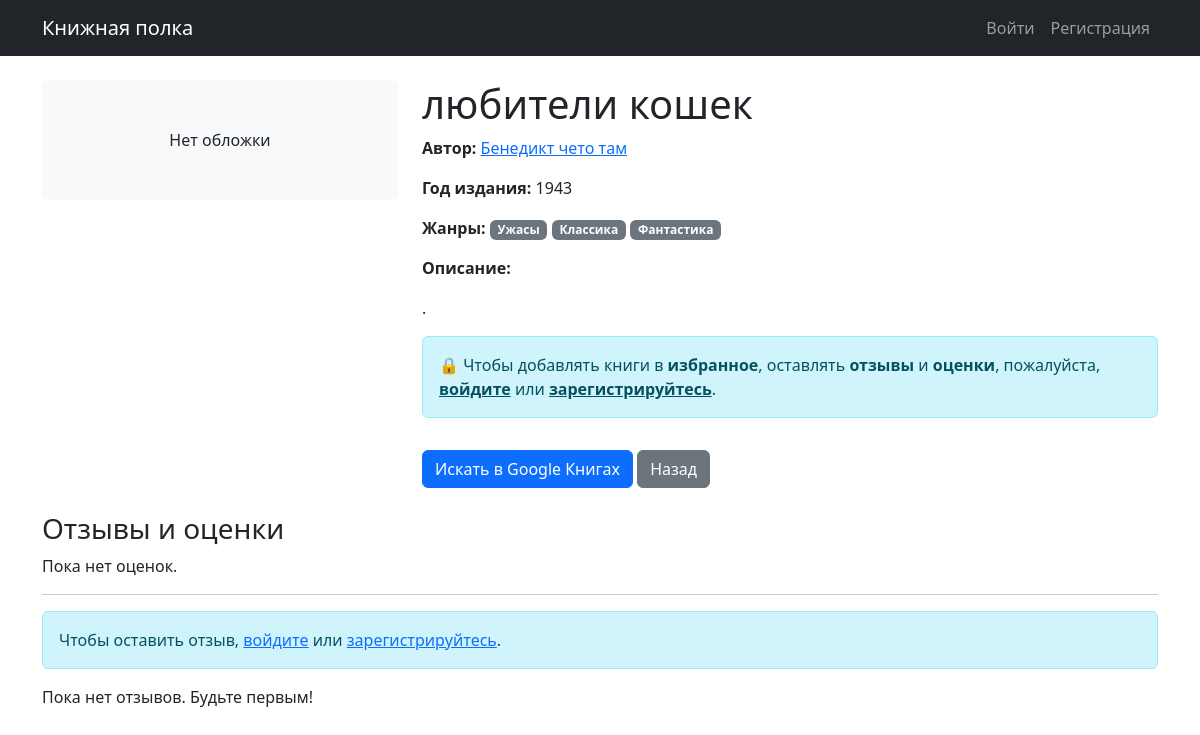
Page /book/13/ on the committed database.
### books/models.py (models this page shows, shortened)
class Book(models.Model):
    title = models.CharField(max_length=200)
    author = models.ForeignKey(Author, on_delete=models.CASCADE, related_name='books')
    genres = models.ManyToManyField(Genre, related_name='books')
    description = models.TextField()
    publication_year = models.IntegerField(null=True, blank=True)
    cover = models.ImageField(upload_to='covers/', blank=True, null=True)
    added_at = models.DateTimeField(auto_now_add=True)
    read_link = models.URLField(max_length=500, blank=True, null=True)  # если добавили ранее
    def get_google_books_search_url(self):
        query = f"{self.title} {self.author.name}"
        encoded_query = quote_plus(query)
        return settings.EXTERNAL_BOOK_SEARCH_URL + encoded_query

class Author(models.Model):
    name = models.CharField(max_length=100)
    bio = models.TextField(blank=True)
    birth_date = models.DateField(null=True, blank=True)

class Genre(models.Model):
    name = models.CharField(max_length=50, unique=True)

### books/views.py (the view)
# urls.py: path('book/<int:pk>/', views.BookDetailView.as_view(), name='book_detail'),
class BookDetailView(DetailView):
    model = Book
    template_name = 'books/book_detail.html'
    context_object_name = 'book'
    def get_context_data(self, **kwargs):
        context = super().get_context_data(**kwargs)
        user = self.request.user
        if user.is_authenticated:
            relation = UserBookRelation.objects.filter(user=user, book=self.object).first()
            context['is_favorite'] = relation.is_favorite if relation else False
        else:
            context['is_favorite'] = False
        reviews = self.object.user_relations.filter(review__isnull=False).exclude(review='')
        context['reviews'] = reviews
        avg_rating = self.object.user_relations.filter(rating__isnull=False).aggregate(models.Avg('rating'))['rating__avg']
        context['avg_rating'] = round(avg_rating, 1) if avg_rating else None
        return context

### templates/books/book_detail.html (shortened to what this page needs)
{% extends 'base.html' %}
{% block content %}
<div class="row">
    <div class="col-md-4">
        {% if book.cover %}
            <img src="{{ book.cover.url }}" class="img-fluid rounded" alt="{{ book.title }}">
        {% else %}
            <div class="bg-light text-center p-5 rounded">Нет обложки</div>
        {% endif %}
    </div>
    <div class="col-md-8">
        <h1>{{ book.title }}</h1>
        <p><strong>Автор:</strong> <a href="{% url 'author_detail' book.author.id %}">{{ book.author.name }}</a></p>
        <p><strong>Год издания:</strong> {{ book.publication_year|default:"не указан" }}</p>
        <p><strong>Жанры:</strong>
            {% for genre in book.genres.all %}
                <span class="badge bg-secondary">{{ genre.name }}</span>
            {% endfor %}
        </p>
        <p><strong>Описание:</strong></p>
        <p>{{ book.description }}</p>
        {% if user.is_authenticated %}
    <form method="post" action="{% url 'toggle_favorite' book.id %}" class="mt-3">
        {% csrf_token %}
        <button type="submit" class="btn {% if is_favorite %}btn-danger{% else %}btn-success{% endif %}">
            {% if is_favorite %}
                Убрать из избранного
            {% else %}
                Добавить в избранное
            {% endif %}
        </button>
    </form>
{% else %}
    <div class="alert alert-info mt-3" role="alert">
        🔒 Чтобы добавлять книги в <strong>избранное</strong>, оставлять <strong>отзывы</strong> и <strong>оценки</strong>, пожалуйста,
        <a href="{% url 'login' %}" class="alert-link">войдите</a> или
        <a href="{% url 'register' %}" class="alert-link">зарегистрируйтесь</a>.
    </div>
{% endif %}
        <a href="{{ book.get_google_books_search_url }}" class="btn btn-primary mt-3" target="_blank" rel="noopener noreferrer">
    Искать в Google Книгах
</a>
        <a href="{% url 'book_list' %}" class="btn btn-secondary mt-3">Назад</a>
    </div>
</div>
<div class="row mt-4">
    <div class="col-md-12">
        <h3>Отзывы и оценки</h3>
        {% if avg_rating %}
            <p><strong>Средний рейтинг:</strong> {{ avg_rating }} / 5</p>
        {% else %}
            <p>Пока нет оценок.</p>
        {% endif %}
        <hr>
        {% if user.is_authenticated %}
            <a href="{% url 'add_review' book.id %}" class="btn btn-outline-primary mb-3">Написать отзыв</a>
        {% else %}
            <div class="alert alert-info">
                Чтобы оставить отзыв, <a href="{% url 'login' %}">войдите</a> или <a href="{% url 'register' %}">зарегистрируйтесь</a>.
            </div>
        {% endif %}
        <div class="reviews-list">
            {% for review in reviews %}
                <div class="card mb-3">
                    <div class="card-body">
                        <div class="d-flex justify-content-between">
                            <strong>{{ review.user.username }}</strong>
                            <span class="text-muted">{{ review.created_at|date:"d.m.Y H:i" }}</span>
                        </div>
                        {% if review.rating %}
                            <span class="badge bg-warning text-dark">Оценка: {{ review.rating }}/5</span>
                        {% endif %}
                        <p class="mt-2">{{ review.review|linebreaks }}</p>
                    </div>
                </div>
            {% empty %}
                <p>Пока нет отзывов. Будьте первым!</p>
            {% endfor %}
        </div>
    </div>
</div>
{% endblock %}

### rows in the picture
Book: title "любители кошек", author.name "Бенедикт чето там", publication_year "1943", description "."
Genre: name "Ужасы"
Genre: name "Классика"
Genre: name "Фантастика"
